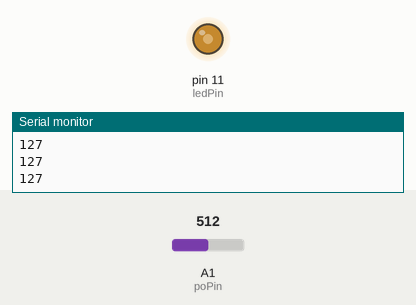
This sketch was run on a simulated Arduino Uno, built with avr-gcc and run on an emulated ATmega328P. Parts: output pins drawn as LEDs (lit = HIGH), the last lines printed to the serial monitor. The inputs (shaded band) are chosen by the test bench; at power-on: A1 (poPin) = 512.

Above: at 1.2 s.
1.3 s: A1 (poPin) set to 716
At 2.5 s:
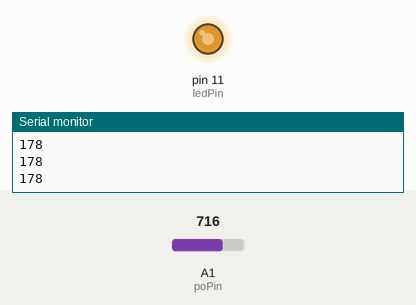
2.8 s: A1 (poPin) set to 900
At 3.9 s:
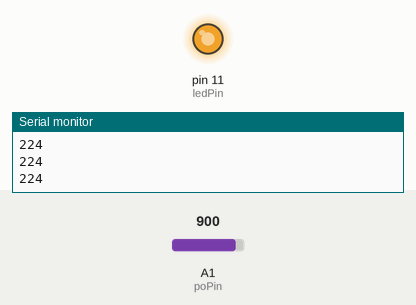
4.3 s: A1 (poPin) set to 122
At 5.0 s:
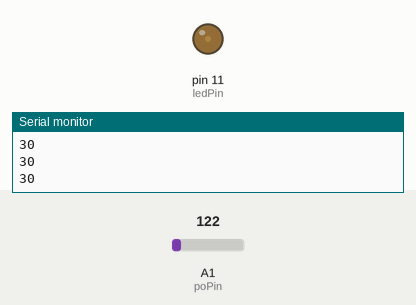
5.8 s: A1 (poPin) set to 0
At 6.1 s:
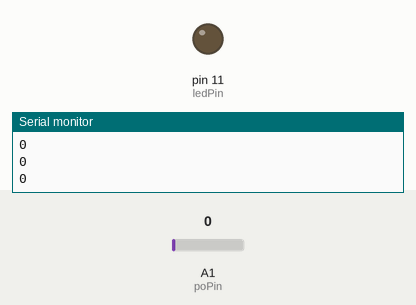
7.3 s: A1 (poPin) set to 511
At 8.5 s:
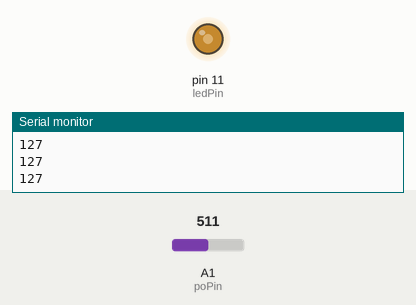
Timing chart, 0 to 9.8 s (numbered marks = the images above; inputs shaded):
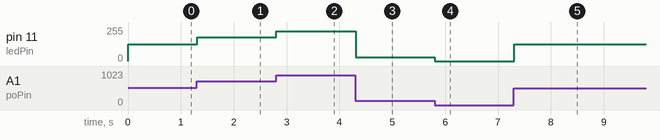

The sketch:

led_fading_potentiometer.ino
```cpp
int poIn, newPoIn;
int ledPin = 11;
int poPin = 1;

void setup(){
   pinMode(ledPin, OUTPUT);
   Serial.begin(9600);
}
void loop(){
   poIn = analogRead(poPin);
   newPoIn = map(poIn, 0, 1024, 0, 255);
   Serial.println(newPoIn);
   analogWrite(ledPin, newPoIn);

}
```

Measured:
- after the input at 1.3 s, pin 11 (ledPin): 127/255 → 178/255 at once
- after the input at 2.8 s, pin 11 (ledPin): 178/255 → 224/255 at once
- after the input at 4.3 s, pin 11 (ledPin): 224/255 → 30/255 at once
- after the input at 5.8 s, pin 11 (ledPin): 30/255 → 0/255 at once
- after the input at 7.3 s, pin 11 (ledPin): 0/255 → 127/255 at once
